Frame 1 (no input): blank canvas, image omitted
Frame 60 (the mouse pressed at the canvas centre just before this capture): blank canvas, image omitted
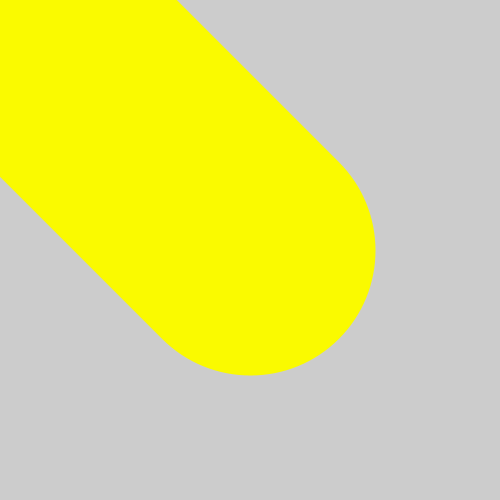
Frame 120 (the mouse held since frame 60 and released just before this capture)

The Processing sketch whose frames 1 and 60 were blank and that drew this single picture after the mouse press (run headless with seeded random() and noise(); from frame 60 on, the mouse is pressed at the canvas centre):

// Processing sketch: sketch_200902e
// ── sketch_200902e.pde
void setup() {
size(500, 500);
    smooth();   //抗锯齿
}

void draw() {
  stroke(mouseX,mouseY,abs(mouseX - mouseY));
  strokeWeight(abs(pmouseX - mouseX));
  line(pmouseX, pmouseY, mouseX, mouseY);
}
